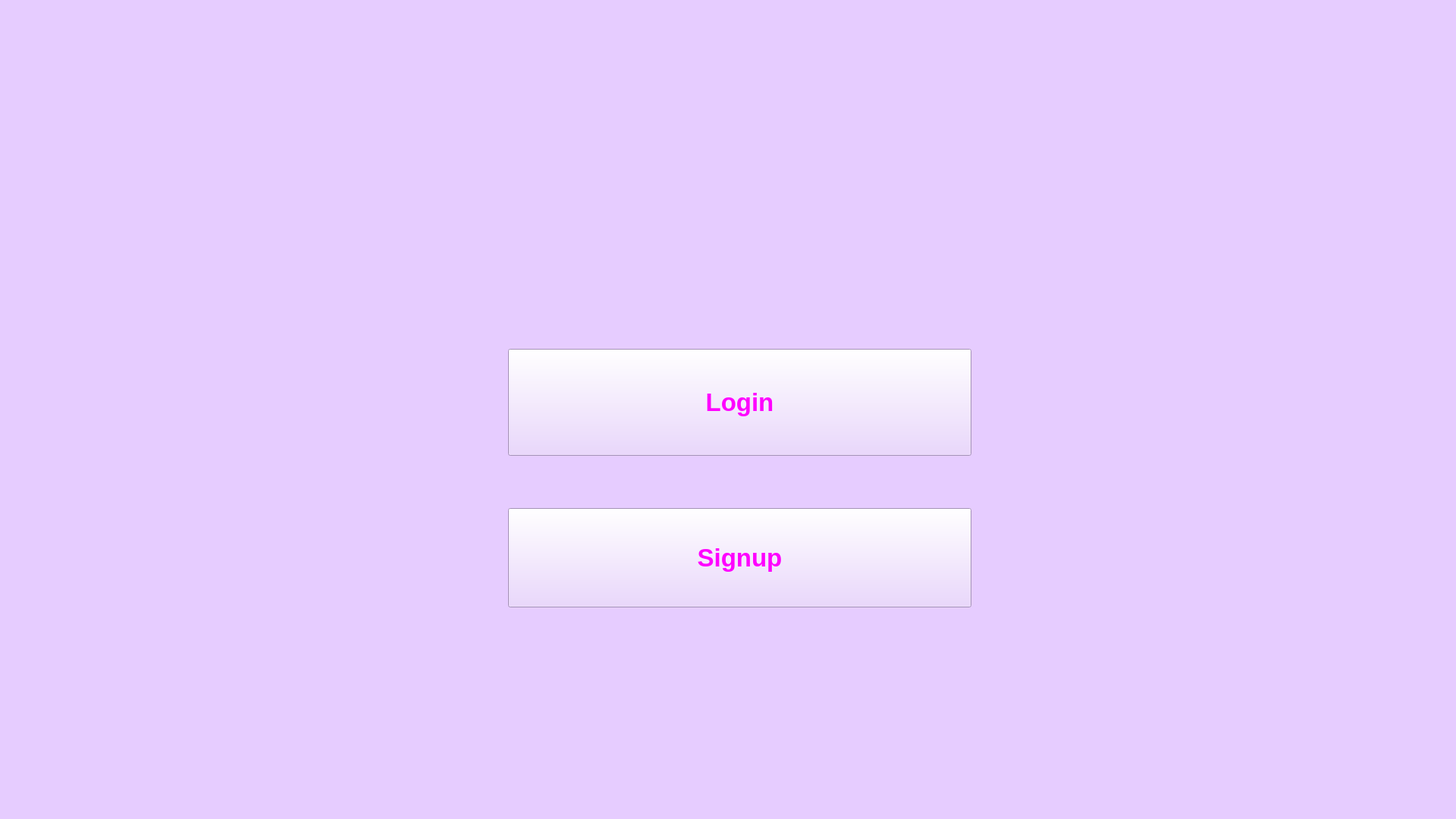
<?xml version="1.0" encoding="UTF-8"?>
<ui version="4.0">
 <class>MainWindow</class>
 <widget class="QMainWindow" name="MainWindow">
  <property name="geometry">
   <rect>
    <x>0</x>
    <y>0</y>
    <width>1920</width>
    <height>1080</height>
   </rect>
  </property>
  <property name="windowTitle">
   <string>MainWindow</string>
  </property>
  <property name="styleSheet">
   <string notr="true">
background-color: rgb(230, 204, 255)
</string>
  </property>
  <widget class="QWidget" name="centralwidget">
   <widget class="QPushButton" name="pushButton_2">
    <property name="geometry">
     <rect>
      <x>670</x>
      <y>670</y>
      <width>611</width>
      <height>131</height>
     </rect>
    </property>
    <property name="font">
     <font>
      <pointsize>25</pointsize>
      <bold>true</bold>
     </font>
    </property>
    <property name="styleSheet">
     <string notr="true">color: qlineargradient(spread:pad, x1:0.258, y1:0.136364, x2:1, y2:0.534, stop:0 rgba(170, 85, 255, 255), stop:0.577465 rgba(85, 0, 127, 255), stop:0.943662 rgba(255, 0, 255, 255))
</string>
    </property>
    <property name="text">
     <string>Signup</string>
    </property>
   </widget>
   <widget class="QPushButton" name="pushButton">
    <property name="geometry">
     <rect>
      <x>670</x>
      <y>460</y>
      <width>611</width>
      <height>141</height>
     </rect>
    </property>
    <property name="font">
     <font>
      <pointsize>25</pointsize>
      <bold>true</bold>
     </font>
    </property>
    <property name="styleSheet">
     <string notr="true">color: qlineargradient(spread:pad, x1:0.258, y1:0.136364, x2:1, y2:0.534, stop:0 rgba(170, 85, 255, 255), stop:0.577465 rgba(85, 0, 127, 255), stop:0.943662 rgba(255, 0, 255, 255))
</string>
    </property>
    <property name="text">
     <string>Login</string>
    </property>
   </widget>
   <widget class="QLabel" name="label">
    <property name="geometry">
     <rect>
      <x>670</x>
      <y>40</y>
      <width>431</width>
      <height>351</height>
     </rect>
    </property>
    <property name="text">
     <string/>
    </property>
    <property name="pixmap">
     <pixmap>:/new/prefix1/C:/Users/Yasaman/Desktop/logo3.png</pixmap>
    </property>
   </widget>
  </widget>
  <widget class="QMenuBar" name="menubar">
   <property name="geometry">
    <rect>
     <x>0</x>
     <y>0</y>
     <width>1920</width>
     <height>25</height>
    </rect>
   </property>
  </widget>
  <widget class="QStatusBar" name="statusbar"/>
 </widget>
 <resources/>
 <connections/>
</ui>
